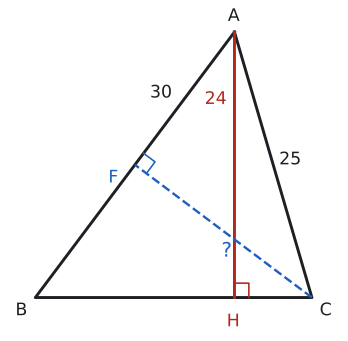

Generate this figure with Python:
import sys; sys.path.insert(0, "tools")
from cizim import *

def uz(P, Q): return round(float(np.linalg.norm(np.asarray(P) - np.asarray(Q))), 3)
def kenar(ax, P, Q, metin, G, d=0.45, renk=YAZI, fs=13):
    """[PQ] kenarının ortasına, G'nin ters tarafına etiket."""
    P, Q = np.asarray(P, float), np.asarray(Q, float); M = (P + Q) / 2
    u = (Q - P) / np.linalg.norm(Q - P); v = np.array([-u[1], u[0]])
    if np.dot(v, M - np.asarray(G)) < 0: v = -v
    ax.text(*(M + d * v), metin, ha="center", va="center", color=renk, fontsize=fs)
def dik_ayak(P, Q, R):
    """R noktasından PQ doğrusuna inen dikmenin ayağı."""
    P, Q, R = (np.asarray(t, float) for t in (P, Q, R))
    u = (Q - P) / np.linalg.norm(Q - P); return P + np.dot(R - P, u) * u
def dik(ax, ayak, p1, p2, k=0.3, renk=YAZI):
    """ayak noktasında, ayak->p1 ve ayak->p2 yönleri arasında dik açı karesi."""
    ayak = np.asarray(ayak, float)
    u = (np.asarray(p1) - ayak) / np.linalg.norm(np.asarray(p1) - ayak); v = (np.asarray(p2) - ayak) / np.linalg.norm(np.asarray(p2) - ayak)
    ax.plot(*zip(ayak + k * u, ayak + k * (u + v), ayak + k * v), color=renk, lw=1.2)
def centik(ax, P, Q, n=1, renk=YAZI, L=0.18, ara=0.12):
    """[PQ] ortasına n tane eşlik çentiği."""
    P, Q = np.asarray(P, float), np.asarray(Q, float); M = (P + Q) / 2
    u = (Q - P) / np.linalg.norm(Q - P); v = np.array([-u[1], u[0]])
    for i in range(n):
        c = M + (i - (n - 1) / 2) * ara * u
        ax.plot(*zip(c - L * v, c + L * v), color=renk, lw=1.3)

# |AB|=30, |AC|=25, |AH|=24, H ∈ [BC] => |BH|=18, |HC|=7, |BC|=25; C'den [AB]'ye yükseklik = 25*24/30 = 20.
B, C, H, A = np.array([0.0, 0.0]), np.array([25.0, 0.0]), np.array([18.0, 0.0]), np.array([18.0, 24.0])
F = dik_ayak(A, B, C)
print("AB", uz(A, B), "AC", uz(A, C), "CF", uz(C, F))
G = (A + B + C) / 3
fig, ax = sekil(4.6, 4.4)
ax.set_aspect("equal"); ax.axis("off")
ax.plot(*zip(A, B, C, A), color=YAZI); ax.plot(*zip(A, H), color=KIRMIZI, lw=2.2)
ax.plot(*zip(C, F), color=MAVI, lw=1.8, ls="--")
dik(ax, H, A, C, k=1.3, renk=KIRMIZI); dik(ax, F, A, C, k=1.3, renk=MAVI)
for P, ad, d in ((A, "A", (-0.6, 1.0)), (B, "B", (-1.8, -1.6)), (C, "C", (0.7, -1.6))): ax.text(P[0] + d[0], P[1] + d[1], ad, fontsize=13)
ax.text(H[0] - 0.7, -2.6, "H", color=KIRMIZI, fontsize=13)
ax.text(F[0] - 2.4, F[1] - 1.6, "F", color=MAVI, fontsize=13)
P = B + 0.72 * (A - B); ax.text(P[0] - 1.6, P[1] + 0.8, "30", fontsize=13, ha="center"); kenar(ax, A, C, "25", G, d=1.6)
ax.text(H[0] - 0.7, 17.5, "24", color=KIRMIZI, fontsize=13, ha="right")
M = (C + F) / 2; ax.text(M[0] + 0.3, M[1] - 2.3, "?", color=MAVI, fontsize=15, ha="center")
ax.set_xlim(-2.5, 27.5); ax.set_ylim(-3.2, 26.2)
kaydet(fig, __file__)
